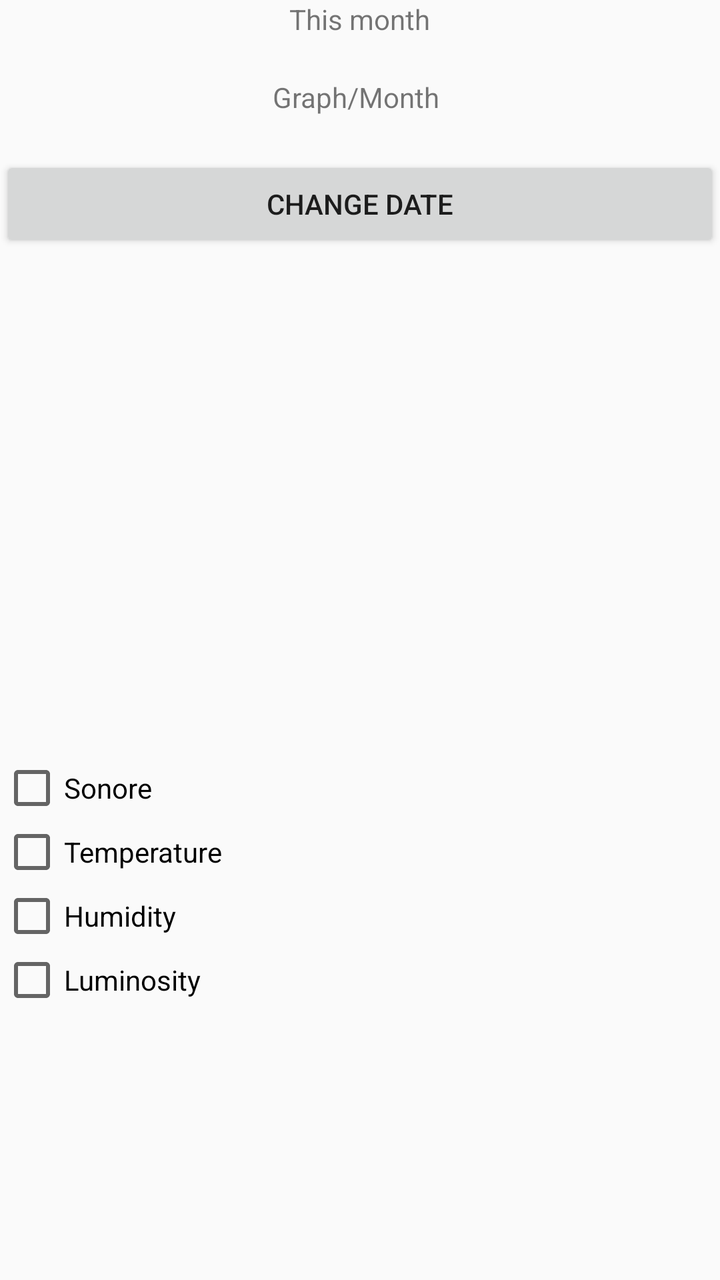
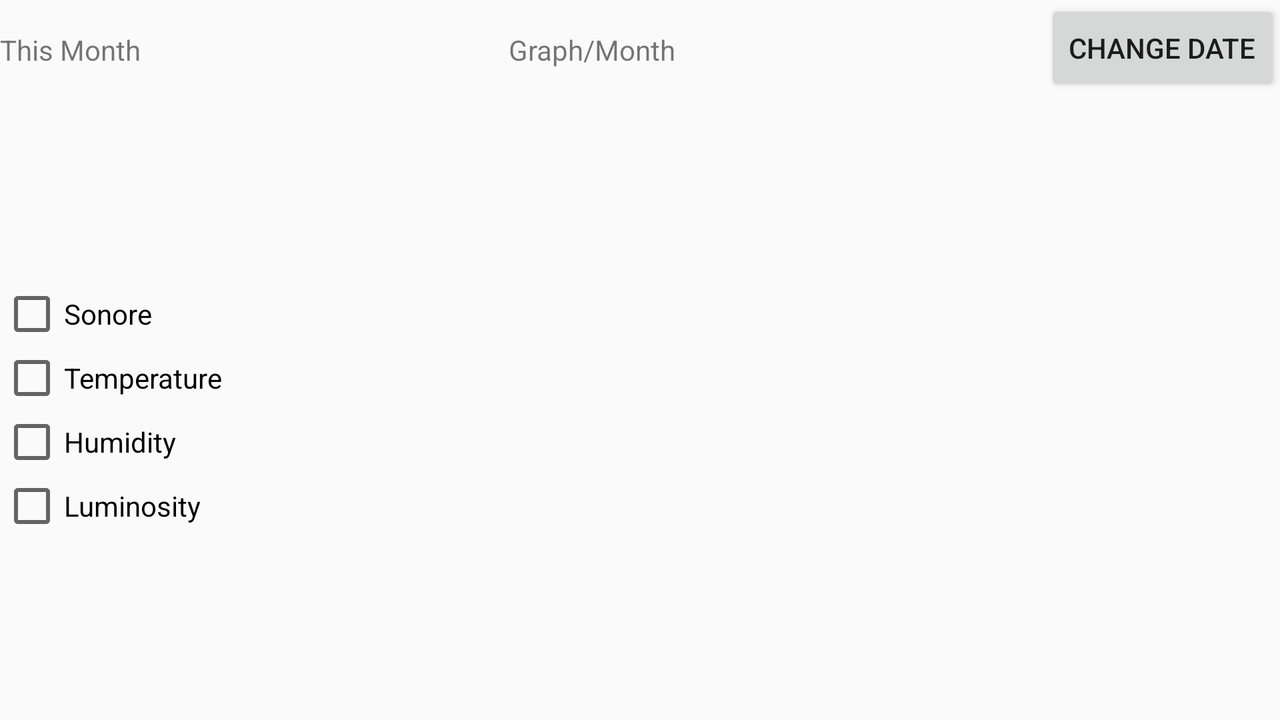

Two renders of one Android screen. The first uses the default layout on a phone; the second uses the alternative layout the repository ships for a different screen configuration, on a matching device. The two XML files are below.
<!-- AndroidManifest.xml: application theme AppTheme -->
<!-- res/layout/graphe_month.xml -->
<?xml version="1.0" encoding="utf-8"?>
<LinearLayout xmlns:android="http://schemas.android.com/apk/res/android"
    android:layout_width="match_parent"
    android:layout_height="match_parent"
    android:orientation="vertical">


    <TextView
        android:id="@+id/date"
        android:layout_width="wrap_content"
        android:layout_height="wrap_content"
        android:layout_gravity="center"
        android:text="This month" />

    <TextView
        android:id="@+id/textView2"
        android:layout_width="wrap_content"
        android:layout_height="wrap_content"
        android:layout_gravity="center"
        android:layout_margin="20dp"
        android:text="Graph/Month " />

    <LinearLayout
        android:layout_width="match_parent"
        android:layout_height="50dp"
        android:orientation="vertical"
        android:weightSum="1">

        <Button
            android:id="@+id/bdate"
            android:layout_width="match_parent"
            android:layout_height="wrap_content"
            android:text="Change date" />

    </LinearLayout>

    <LinearLayout
        android:layout_width="match_parent"
        android:layout_height="250dp"
        android:orientation="horizontal">

        <ImageView
            android:id="@+id/img"
            android:layout_width="match_parent"
            android:layout_height="match_parent"/>
    </LinearLayout>

    <LinearLayout
        android:layout_width="match_parent"
        android:layout_height="match_parent"
        android:orientation="vertical">

        <CheckBox
            android:id="@+id/son"
            android:layout_width="match_parent"
            android:layout_height="wrap_content"
            android:text="Sonore" />

        <CheckBox
            android:id="@+id/temp"
            android:layout_width="match_parent"
            android:layout_height="wrap_content"
            android:text="Temperature" />

        <CheckBox
            android:id="@+id/humi"
            android:layout_width="match_parent"
            android:layout_height="wrap_content"
            android:text="Humidity" />

        <CheckBox
            android:id="@+id/lum"
            android:layout_width="match_parent"
            android:layout_height="wrap_content"
            android:text="Luminosity" />
    </LinearLayout>

</LinearLayout>
<!-- resources referenced by this layout -->
<resources>
  <style name="AppTheme" parent="Theme.AppCompat.Light.NoActionBar">
          <item name="colorPrimary">@color/colorPrimary</item>
          <item name="colorPrimaryDark">@color/colorPrimaryDark</item>
          <item name="colorAccent">@color/colorAccent</item>
          
  
      </style>
  <color name="colorPrimary">#754545</color>
  <color name="colorPrimaryDark">#540a0a</color>
  <color name="colorAccent">#fc3550</color>
</resources>
<!-- res/layout-land/graphe_month.xml (the author's variant of the layout above) -->
<!-- drawn on the phone turned sideways -->
<?xml version="1.0" encoding="utf-8"?>
<LinearLayout xmlns:android="http://schemas.android.com/apk/res/android"
    android:layout_width="match_parent"
    android:layout_height="match_parent"
    android:orientation="vertical">


    <LinearLayout
        android:layout_width="match_parent"
        android:layout_height="50dp"
        android:orientation="horizontal"
        android:weightSum="1">

        <TextView
            android:id="@+id/date"
            android:layout_width="wrap_content"
            android:layout_height="wrap_content"
            android:layout_gravity="center"
            android:text="This Month" />

        <LinearLayout
            android:layout_width="match_parent"
            android:layout_height="match_parent"
            android:layout_weight="1"
            android:gravity="center"
            android:orientation="horizontal">

            <TextView
                android:id="@+id/textView2"
                android:layout_width="wrap_content"
                android:layout_height="wrap_content"
                android:text="Graph/Month" />
        </LinearLayout>

        <Button
            android:id="@+id/bdate"
            android:layout_width="wrap_content"
            android:layout_height="wrap_content"
            android:text="Change date" />

    </LinearLayout>

    <LinearLayout
        android:layout_width="match_parent"
        android:layout_height="match_parent"
        android:gravity="center"
        android:orientation="horizontal">

        <LinearLayout
            android:layout_width="wrap_content"
            android:layout_height="wrap_content"
            android:orientation="vertical">

            <CheckBox
                android:id="@+id/son"
                android:layout_width="wrap_content"
                android:layout_height="wrap_content"
                android:text="Sonore" />

            <CheckBox
                android:id="@+id/temp"
                android:layout_width="wrap_content"
                android:layout_height="wrap_content"
                android:text="Temperature" />

            <CheckBox
                android:id="@+id/humi"
                android:layout_width="wrap_content"
                android:layout_height="wrap_content"
                android:text="Humidity" />

            <CheckBox
                android:id="@+id/lum"
                android:layout_width="wrap_content"
                android:layout_height="wrap_content"
                android:text="Luminosity" />
        </LinearLayout>

        <ImageView
            android:id="@+id/img"
            android:layout_width="match_parent"
            android:layout_height="match_parent" />
    </LinearLayout>

</LinearLayout>
